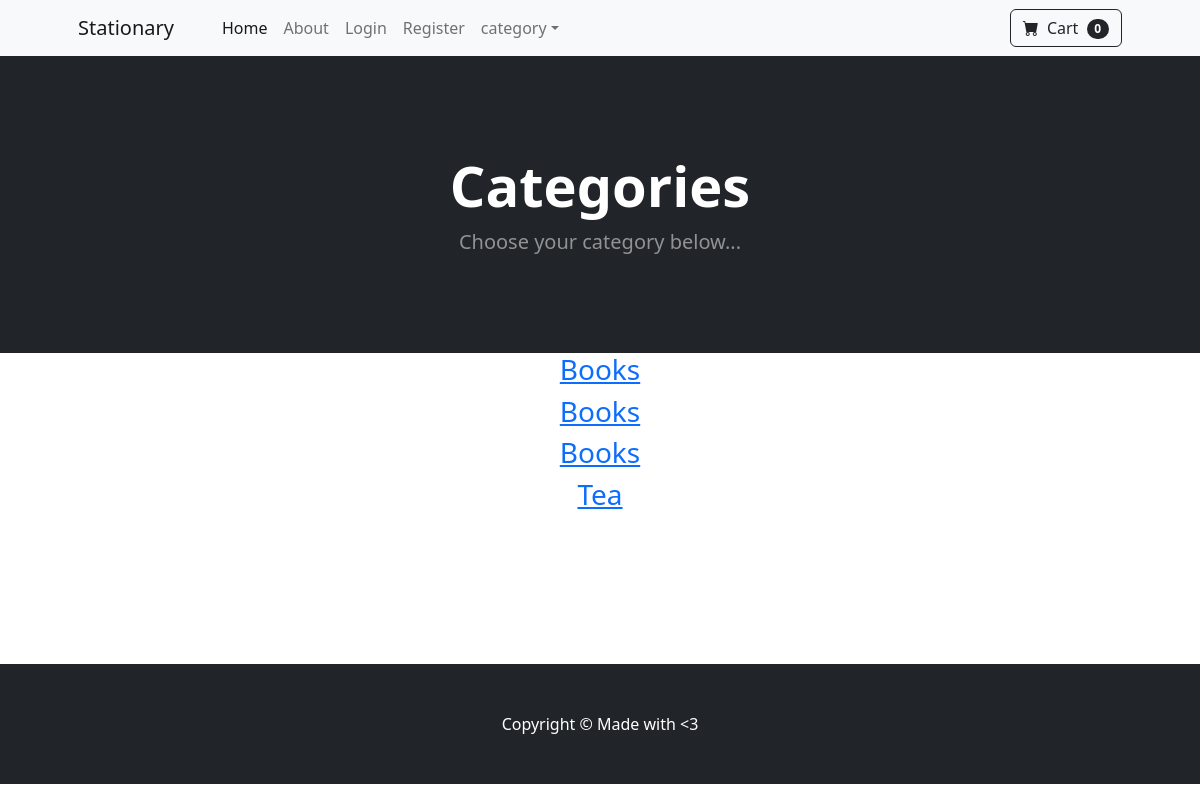
The app's page /category_summary/, older data.
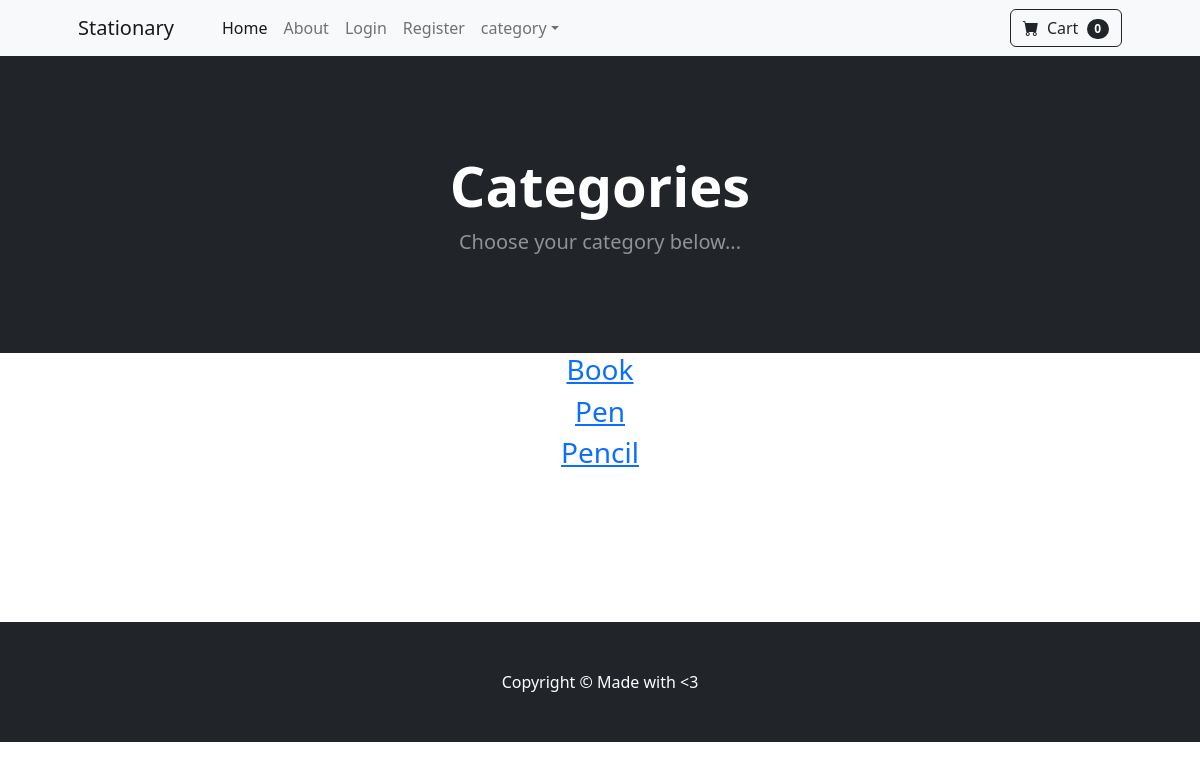
The same page, newer data.
### store/models.py (models this page shows)
class Category(models.Model):
    name = models.CharField(max_length=50)
    def __str__(self):
        return self.name

### store/views.py (the view)
# urls.py: path('category_summary/', views.category_summary, name='category_summary'),
def category_summary(request):
    categories = Category.objects.all()
    return render(request, 'category_summary.html', {'categories':categories})

### cart/cart.py (called while the page is built)
	def __len__(self):
		return len(self.cart)

### cart/context_processors.py (called while the page is built)
def cart(request):
    return {'cart':Cart(request)}

### store/templates/category_summary.html (shortened to what this page needs)
{% extends 'base.html' %}
{% block content %}
<header class="bg-dark py-5">
    <div class="container px-4 px-lg-5 my-5">
        <div class="text-center text-white">
            <h1 class="display-4 fw-bolder">Categories</h1>
            <p class="lead fw-normal text-white-50 mb-0">Choose your category below...</p>
        </div>
    </div>
</header>
<div class="container">
    <div class="row">
        <center>
            <div class="col-8">
                {% for category in categories%}
                <h3><a href="{% url 'category' category %}">{{category}}</a></h3>
                {% endfor %}
            </div>
        </center>
    </div>
</div>
{% endblock %}

Row changes from the older to the newer data that the page shows:
removed Category: name "Tea"
changed Category: name "Books" → "Book"
changed Category: name "Books" → "Pen"
changed Category: name "Books" → "Pencil"
